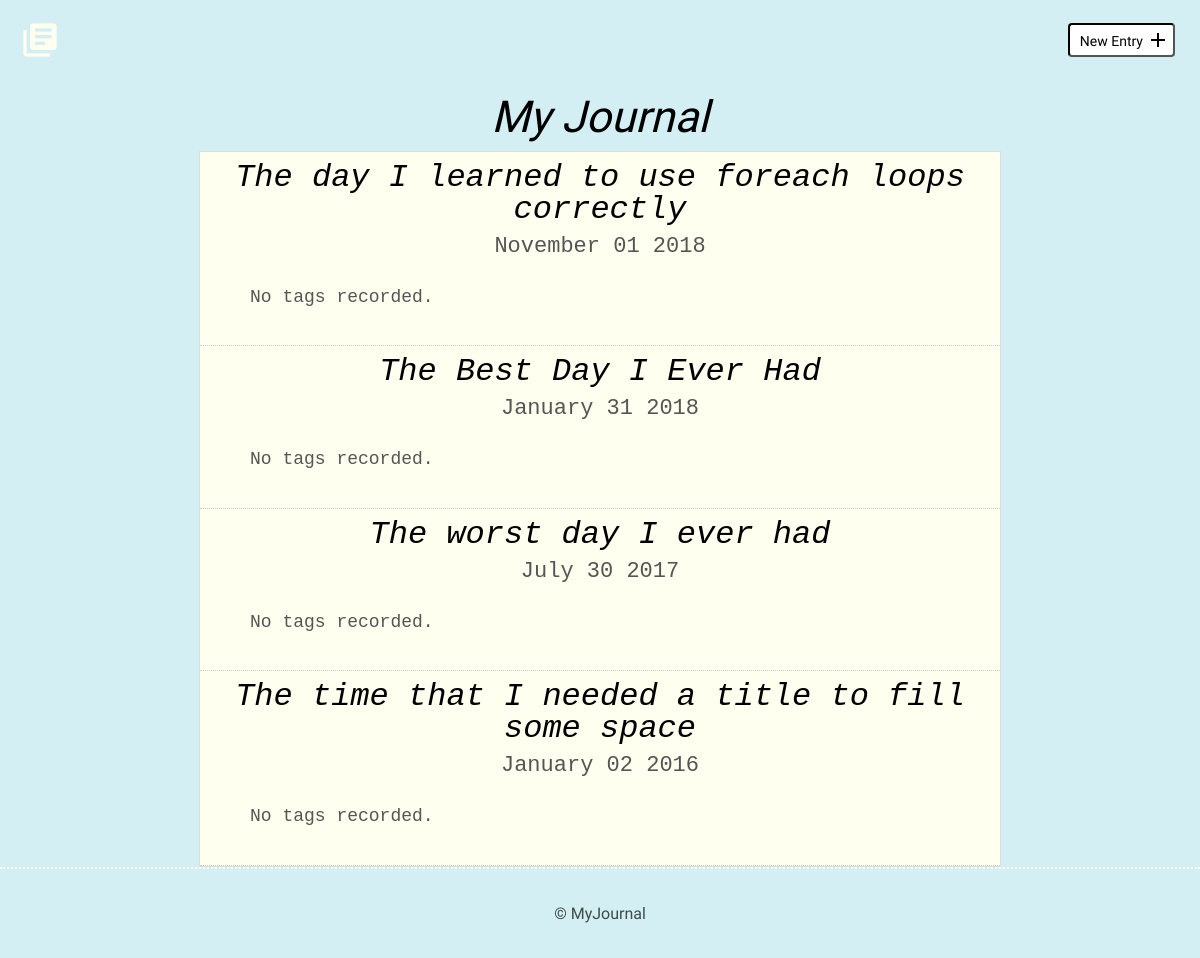
/, run on an earlier commit of the app's database.
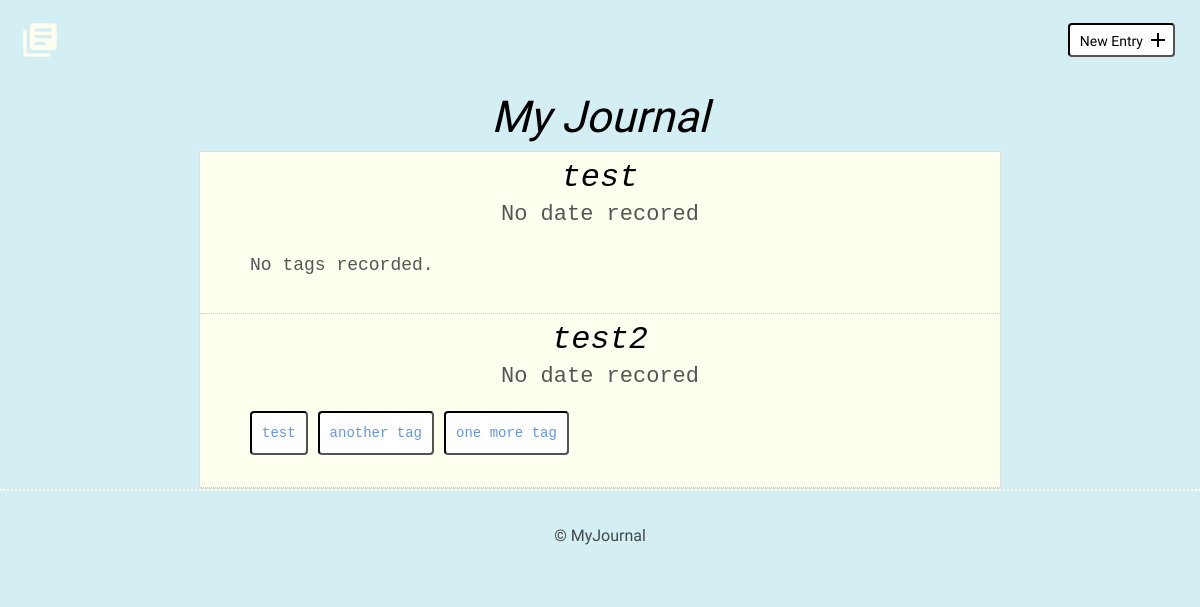
And on a later commit of the database.
### tables this page shows
CREATE TABLE "entries" (
	"id"	INTEGER,
	"title"	TEXT,
	"date"	TEXT,
	"time_spent"	TEXT,
	"learned"	BLOB,
	"resources"	BLOB,
	PRIMARY KEY("id")
);

CREATE TABLE "tags" (
	"id"	INTEGER PRIMARY KEY AUTOINCREMENT UNIQUE,
	"name"	TEXT,
	"entries"	BLOB
);

### inc/functions.php (called while the page is built, shortened)
<?php
function isNewEntry()
{
    return FALSE;
}
function isEditEntry()
{
    return FALSE;
}
function isEntryDetail()
{
    return FALSE;
}
function isTagEntries()
{
    return FALSE;
}
function convertDateTime($dateTime){
    return date_format(date_create($dateTime), 'F d Y');
}

### inc/Class_SqliteCommunicator.php (called while the page is built, shortened)
<?php
class Class_SqliteCommunicator
{
    private $pdo;
    private $dsn = NULL;
    private $dbUser = NULL;
    private $dbPass = NULL;
    public function __construct($dbUser = NULL, $dbPass = NULL)
    {
        $this->dbUser = $dbUser;
        $this->dbPass = $dbPass;
    }
    public function setPdoConnection(){
        try {
            if ($this->pdo === NULL) {
                if ($this->dbUser === NULL && $this->dbPass === NULL) {
                    $this->pdo = new PDO("sqlite:".$this->dsn);
                    $this->pdo->setAttribute(PDO::ATTR_ERRMODE,PDO::ERRMODE_EXCEPTION);
                    $this->pdo->exec( 'PRAGMA foreign_keys = ON;' );
                }
                else{
                    $this->pdo = new PDO($this->dsn, $this->dbUser, $this->dbPass);
                    $this->pdo->setAttribute(PDO::ATTR_ERRMODE,PDO::ERRMODE_EXCEPTION);
                    $this->pdo->exec( 'PRAGMA foreign_keys = ON;' );
                }
            }
        }
        catch (PDOException $e){
            echo "Unable to connect, please contact the administrator.";
            exit;
        }
    }
    public function setDsn($dsn)
    {
        $this->dsn = $dsn;
    }
    public function prepareAndExecuteStatement( $sql, $args){
        try {
            if ($this->pdo !== NULL):
                $prepared = $this->pdo->prepare($sql);
            else:
                $this->setPdoConnection();
                $prepared = $this->pdo->prepare($sql);
            endif;
        }
        catch (PDOException $e){
            echo $e->getMessage();
        }
        return [$prepared->execute($args), $prepared];
    }
}

### inc/Class_JournalCommunicator.php (called while the page is built, shortened)
<?php
class Class_JournalCommunicator extends Class_SqliteCommunicator
{
    public function getTagsForEntry( $entryID )
    {
        $pdoSObj = $this->prepareAndExecuteStatement("SELECT * FROM tags WHERE entries LIKE ?", ['%'.$entryID.'%']);
        return $pdoSObj[1]->fetchAll(PDO::FETCH_ASSOC);
    }
}

### index.php (the view)
<?php
    include('header.php');
$pdoSObj = $sqlCom->prepareAndExecuteStatement('SELECT * FROM entries ORDER BY date DESC', []);
$rows = $pdoSObj[1]->fetchAll(PDO::FETCH_ASSOC);
if( is_array($rows) && count($rows) ):
    foreach( $rows as $row ){ ?>
        <article>
            <h2><a href="detail.php?entryID=<?php echo $row['id'] ?>"><?php echo $row['title'] ?></a></h2>
            <time datetime="<?php echo $row['date'] ?>"><?php if ( ! empty ($row['date']) ) : echo convertDateTime($row['date']); else: echo 'No date recored'; endif; ?></time>
            <ul class="tags">
            <?php
            $tags = $sqlCom->getTagsForEntry($row['id']);
            if ( count($tags) >= 1 && $tags[0] != FALSE):
                foreach ( $tags as $tag) {
                    echo '<li><a class="button" href="./tagEntries.php?tagID='. $tag['id'] . '">' . $tag['name'] . '</a></li>';
                }
            else:
                echo '<li>No tags recorded.</li>';
            endif;
            ?>
            </ul>
        </article>
<?php
    }
else: ?>
    <article>
        <h2>No Journal Entries Yet!</h2>
    </article>
<?php endif; ?>
            </div>
        </div>
    </section>
<?php
    include('footer.php');
?>

### header.php (shortened to what this page needs)
<?php
include('inc/functions.php');
include('inc/Class_SqliteCommunicator.php');
include('inc/Class_JournalCommunicator.php');
$sqlCom = new Class_JournalCommunicator();
?>
<!DOCTYPE html>
<html>
<head>
    <link rel="stylesheet" href="css/normalize.css">
    <link rel="stylesheet" href="css/site.css">
</head>
<body>
<header>
    <div class="container">
        <div class="site-header">
            <a class="logo" href="index.php"><i class="material-icons">library_books</i></a>
            <a class="button icon-right" href="new.php"><span>New Entry</span> <i class="material-icons">add</i></a>
        </div>
        <h1>My Journal</h1>
    </div>
</header>
<?php
if( isNewEntry() ):
?>
    <section>
        <div class="container">
            <div class="new-entry">
                <h2>New Entry</h2>
                <form action="new.php" method="post" id="form-new">
<?php else:  ?>
    <section>
        <div class="container">
            <div class="entry-list">
<?php endif;

### footer.php (shortened to what this page needs)
<footer>
    <div>
        &copy; MyJournal
    </div>
</footer>
</body>
</html>

### css/site.css (style rules this page uses)
body { font-size: 16px; color: #404a49; background-color: #5bc4d442; font-family: 'Cousine', serif; font-weight: 400; }
.container { margin: 0 auto; padding: 0 25px; }
header .site-header { margin: 0 auto; height: 95px; }
header .logo i { color: #fffff0; margin: 20px 0 0 -5px; float: left; font-size: 40px; }
header .button { float: right; margin: 33px 0 0 0; }
footer { text-align: center; padding: 35px 0; border-top: 2px dotted #fffff0;; }
.button { padding: 8px 10px 6px 10px; background: #ffffff; border: 2px inset #000000; border-radius: 4px; text-decoration: none; color: #000000; position: relative; text-align: center; font-size: 14px; animation: condense 1s 1; transform: scaleX(1); transition: 1s; display: inline-block; }
.button.icon-right { padding-right: 30px; top: -10px; }
.button.icon-right i { position: absolute; top: 3px; right: 3px; }
h1, h2, h3 { margin: 0; font-weight: 400; line-height: 1em; color: #000; font-style: italic; }
h1 { font-size: 44px; margin-bottom: 12px; text-align: center; }
h2 { font-size: 32px; text-align: center; }
h2 a { text-decoration: none; color: #000; }
ul li { line-height: 1.8em; font-size: 18px; }
ul li a { border-bottom: 2px solid #000; line-height: 1.8em; color: #000; text-decoration: none; }
.entry-list { color: #555; font-size: 22px; padding: 0 !important; font-family: courier, monospace; border: 1px solid #dedede; }
.entry-list, .edit-entry, .new-entry { max-width: 800px; margin: 0 auto; padding: 70px 0 150px 0; }
.entry-list article { margin-bottom: 0px; text-align: center; list-style: none; border-bottom: 1px dotted #ccc; height: auto; padding: 10px; background-color: ivory; }
.entry-list article:last-child { margin-bottom: 0; }
.entry-list article h2 { margin-bottom: 8px; }
ul.tags { overflow: hidden; }
ul.tags li { list-style-type: none; float: left; margin-right: 10px; }
ul.tags a { color: cornflowerblue; display: inline-block; }

What changed in the data, as far as the page shows it:
removed entries: title "The day I learned to use foreach loops correctly", date "November 01 2018", shows "No tags recorded."
removed entries: title "The time that I needed a title to fill some space", date "January 02 2016", shows "No tags recorded."
changed entries: title "The Best Day I Ever Had" → "test"; date "January 31 2018" → (not shown); now shows "No date recored"
changed entries: title "The worst day I ever had" → "test2"; date "July 30 2017" → (not shown); now shows "No date recored"
added tags: name "test", shown under entries "test2"
added tags: name "another tag", shown under entries "test2"
added tags: name "one more tag", shown under entries "test2"
